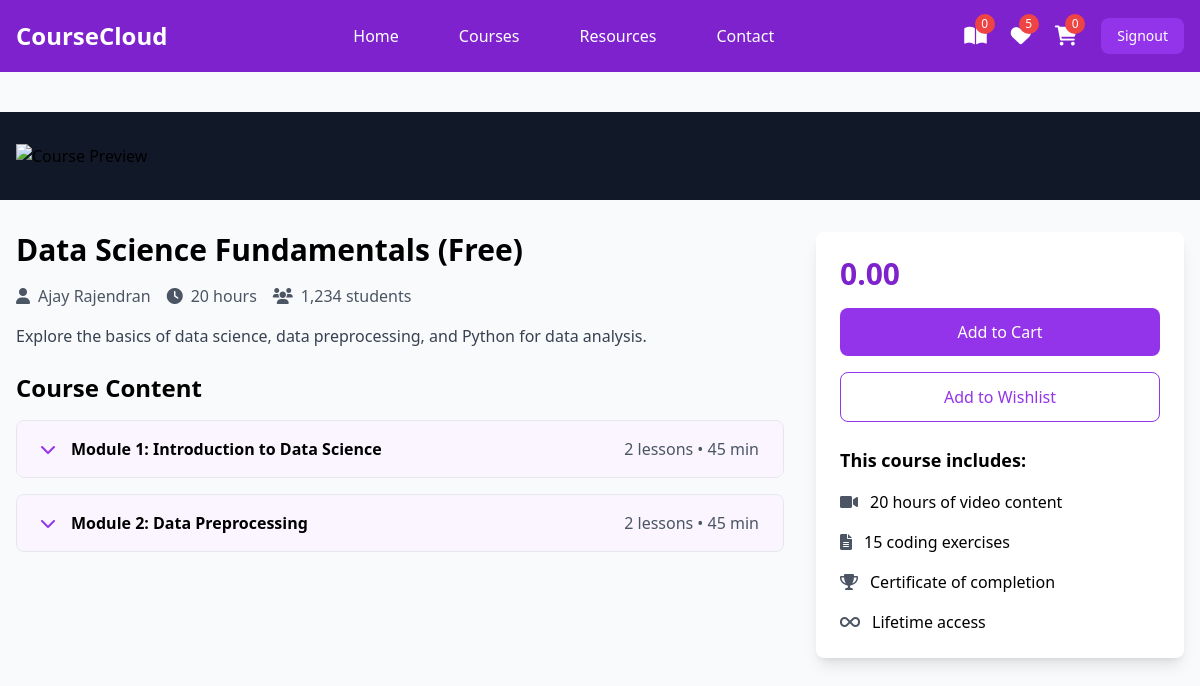
Page /student/courses/detail/7/ (signed in) on the committed database.
### instructor/models.py (models this page shows, shortened)
class User(AbstractUser):
    ROLE_CHOICES =(
        ("instructor","Instructor"),
        ("student","Student")
    )
    role=models.CharField(max_length=20,choices=ROLE_CHOICES,default="student")

class Course(models.Model):
    title=models.CharField(max_length=200)
    description=models.TextField()
    price=models.DecimalField(decimal_places=2,max_digits=7)
    owner=models.ForeignKey(User,on_delete=models.SET_NULL,related_name="courses",null=True)
    is_free=models.BooleanField(default=False)
    picture=models.ImageField(upload_to="courseimages",null=True,blank=True,default="courseimages/default.png")
    thumbnail=EmbedVideoField()
    category_objects=models.ManyToManyField(Category)
    created_at=models.DateTimeField(auto_now_add=True)
    updated_at=models.DateTimeField(auto_now=True)

class Module(models.Model):
    title=models.CharField(max_length=200)
    course_object=models.ForeignKey(Course,on_delete=models.CASCADE,related_name="modules")
    order=models.PositiveIntegerField()

### student/views.py (the view)
# urls.py: path('courses/detail/<int:pk>/',views.CourseDetailView.as_view(),name="course-detail"),
@method_decorator(signin_required,name="dispatch")
class CourseDetailView(View):
    def get(self,request,*args,**kwargs):
        id=kwargs.get("pk")
        course_instance=Course.objects.get(id=id)
        return render(request,"course_detail.html",{"course":course_instance})

### student/context_processors.py (called while the page is built)
def course_context(request):
    count=0
    if request.user.is_authenticated:
        orders=request.user.purchase.filter(is_paid=True)
        count = len([c for o in orders for c in o.course_objects.all()])
    return {"count":count}

### student/templates/course_detail.html (shortened to what this page needs)
{%extends 'base.html'%}
{%load embed_video_tags%}
{%block main_block%}
<div class="pt-10">
    <div class="bg-gray-900 w-full">
        <div class="max-w-screen-xl mx-auto px-4 py-8">
            <div class="aspect-w-16 aspect-h-9">
                <img src="" alt="Course Preview" class="w-full max-h-[600px] object-cover object-center">
            </div>
        </div>
    </div>
    <div class="max-w-screen-xl mx-auto px-4 py-8 grid grid-cols-1 lg:grid-cols-3 gap-8">
        <div class="lg:col-span-2">
            <h1 class="text-3xl font-bold mb-4">{{course.title}}</h1>
            <div class="flex items-center mb-4 text-gray-600">
                <span class="mr-4"><i class="fas fa-user mr-2"></i>{{course.owner.first_name}} {{course.owner.last_name}}</span>
                <span class="mr-4"><i class="fas fa-clock mr-2"></i>20 hours</span>
                <span><i class="fas fa-users mr-2"></i>1,234 students</span>
            </div>
            <p class="text-gray-700 mb-6">{{course.description}}</p>
            <div class="space-y-4">
                <h2 class="text-2xl font-bold mb-4">Course Content</h2>
                {%for module in course.modules.all%}
                <div class="border rounded-lg overflow-hidden">
                    <button class="w-full px-6 py-4 bg-purple-50 hover:bg-purple-100 flex items-center justify-between" onclick="toggleModule('module{{forloop.counter}}')">
                        <div class="flex items-center">
                            <i class="fas fa-chevron-down mr-4 text-purple-600"></i>
                            <span class="font-semibold">Module {{forloop.counter}}: {{module.title}}</span>
                        </div>
                        <span class="text-gray-600">{{module.lessons.all.count}} lessons • 45 min</span>
                    </button>
                </div>
                {%endfor%}
            </div>
        </div>
        <div class="lg:col-span-1">
            <div class="bg-white p-6 rounded-lg shadow-lg sticky top-24">
                <div class="text-3xl font-bold mb-4 text-purple-700">{{course.price}}</div>
                <a href="{%url 'add-to-cart' course.id%}">
                    <button class="w-full bg-purple-600 text-white py-3 rounded-lg mb-4 hover:bg-purple-700 transition duration-300">
                        Add to Cart
                    </button>
                </a>
                <button class="w-full border border-purple-600 text-purple-600 py-3 rounded-lg mb-6 hover:bg-purple-50 transition duration-300">
                    Add to Wishlist
                </button>
                <div class="space-y-4">
                    <h3 class="font-bold text-lg">This course includes:</h3>
                    <div class="flex items-center">
                        <i class="fas fa-video mr-3 text-gray-600"></i>
                        <span>20 hours of video content</span>
                    </div>
                    <div class="flex items-center">
                        <i class="fas fa-file-alt mr-3 text-gray-600"></i>
                        <span>15 coding exercises</span>
                    </div>
                    <div class="flex items-center">
                        <i class="fas fa-trophy mr-3 text-gray-600"></i>
                        <span>Certificate of completion</span>
                    </div>
                    <div class="flex items-center">
                        <i class="fas fa-infinity mr-3 text-gray-600"></i>
                        <span>Lifetime access</span>
                    </div>
                </div>
            </div>
        </div>
    </div>
</div>
{%endblock%}

### student/templates/base.html (shortened to what this page needs)
<!DOCTYPE html>
<html lang="en">
<head>
    <script src="https://cdn.tailwindcss.com"></script>
    <link href="https://cdnjs.cloudflare.com/ajax/libs/font-awesome/6.0.0/css/all.min.css" rel="stylesheet">
</head>
<body class="bg-gray-50">
    <nav class="bg-purple-700 fixed w-full z-20 top-0 left-0 sticky">
        <div class="max-w-screen-xl flex flex-wrap items-center justify-between mx-auto p-4">
            <a href="#" class="flex items-center">
                <span class="self-center text-2xl font-semibold text-white">CourseCloud</span>
            </a>
            <div class="items-center justify-between hidden w-full md:flex md:w-auto md:order-1">
                <ul class="flex flex-col p-4 md:p-0 mt-4 font-medium md:flex-row md:space-x-8 md:mt-0">
                    <li><a href="#" class="block py-2 pl-3 pr-4 text-white hover:text-purple-200">Home</a></li>
                    <li><a href="#" class="block py-2 pl-3 pr-4 text-white hover:text-purple-200">Courses</a></li>
                    <li><a href="#" class="block py-2 pl-3 pr-4 text-white hover:text-purple-200">Resources</a></li>
                    <li><a href="#" class="block py-2 pl-3 pr-4 text-white hover:text-purple-200">Contact</a></li>
                </ul>
            </div>
            <div class="flex items-center space-x-6 md:order-2">
                <div class="relative group">
                    <a href="{%url 'mycourses'%}" class="text-white hover:text-purple-200">
                        <i class="fas fa-book-open text-xl"></i>
                        <span class="absolute -top-2 -right-2 bg-red-500 text-white text-xs rounded-full h-5 w-5 flex items-center justify-center">{{count}}</span>
                    </a>
                </div>
                <div class="relative group">
                    <a href="#" class="text-white hover:text-purple-200">
                        <i class="fas fa-heart text-xl"></i>
                        <span class="absolute -top-2 -right-2 bg-red-500 text-white text-xs rounded-full h-5 w-5 flex items-center justify-center">5</span>
                    </a>
                </div>
                <div class="relative group">
                    <a href="{%url 'cart-summary'%}" class="text-white hover:text-purple-200">
                        <i class="fas fa-shopping-cart text-xl"></i>
                        <span class="absolute -top-2 -right-2 bg-red-500 text-white text-xs rounded-full h-5 w-5 flex items-center justify-center">{{request.user.basket.all.count}}</span>
                    </a>
                </div>
                <a href="{% url 'signout' %}"><button class="text-white bg-purple-600 hover:bg-purple-800 focus:ring-4 focus:outline-none focus:ring-purple-300 font-medium rounded-lg text-sm px-4 py-2 text-center">Signout</button></a>
            </div>
        </div>
    </nav>
        {%block main_block%}
        {%endblock%}
</body>
</html>

### rows in the picture
User: user.basket.all.count "0"
Course: title "Data Science Fundamentals (Free)", owner.first_name "Ajay", owner.last_name "Rajendran", description "Explore the basics of data science, data preprocessing, and Python for data analysis.", price "0.00"
Module: title "Introduction to Data Science", lessons.all.count "2"
Module: title "Data Preprocessing", lessons.all.count "2"

### other values in the picture
{{ count }} "0"
